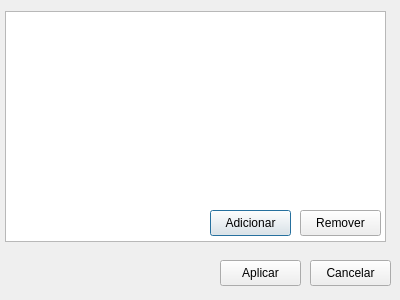
<?xml version="1.0" encoding="UTF-8"?>
<ui version="4.0">
 <class>Dialog</class>
 <widget class="QDialog" name="Dialog">
  <property name="geometry">
   <rect>
    <x>0</x>
    <y>0</y>
    <width>400</width>
    <height>300</height>
   </rect>
  </property>
  <property name="windowTitle">
   <string>Dialog</string>
  </property>
  <widget class="QTableWidget" name="tableWidget">
   <property name="geometry">
    <rect>
     <x>5</x>
     <y>11</y>
     <width>381</width>
     <height>231</height>
    </rect>
   </property>
  </widget>
  <widget class="QPushButton" name="botaoAdicionarLimite">
   <property name="geometry">
    <rect>
     <x>210</x>
     <y>210</y>
     <width>81</width>
     <height>26</height>
    </rect>
   </property>
   <property name="text">
    <string>Adicionar</string>
   </property>
  </widget>
  <widget class="QPushButton" name="botaoAplicarLimite">
   <property name="geometry">
    <rect>
     <x>220</x>
     <y>260</y>
     <width>81</width>
     <height>26</height>
    </rect>
   </property>
   <property name="text">
    <string>Aplicar</string>
   </property>
  </widget>
  <widget class="QPushButton" name="botaoCancelarLimite">
   <property name="geometry">
    <rect>
     <x>310</x>
     <y>260</y>
     <width>81</width>
     <height>26</height>
    </rect>
   </property>
   <property name="text">
    <string>Cancelar</string>
   </property>
  </widget>
  <widget class="QPushButton" name="botaoRemoverLimite">
   <property name="geometry">
    <rect>
     <x>300</x>
     <y>210</y>
     <width>81</width>
     <height>26</height>
    </rect>
   </property>
   <property name="text">
    <string>Remover</string>
   </property>
  </widget>
 </widget>
 <resources/>
 <connections/>
</ui>
